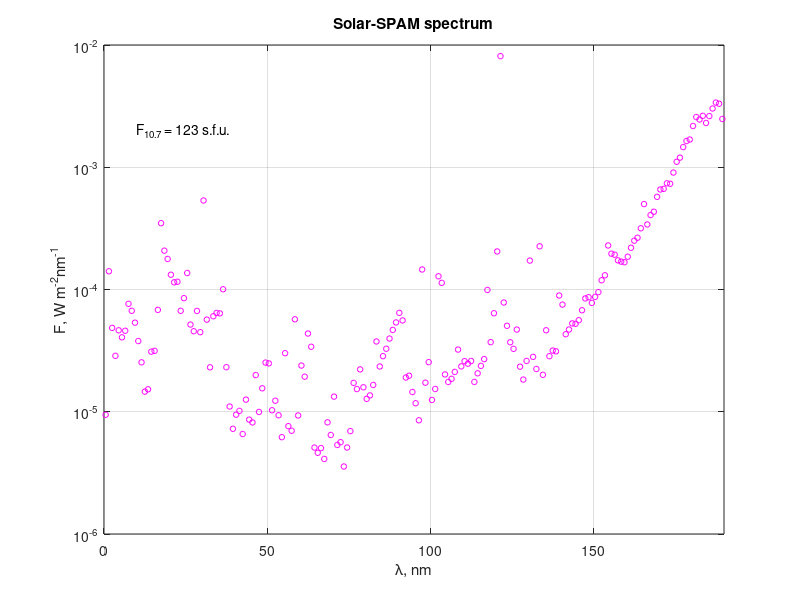

Source code (MATLAB):
clear all
% The Solar-SPAM model reconstructs the solar irradiance spectrum  F, W/(m^2*nm)  
% in the 0-190 nm wavelength range at the top of the Earth's atmosphere  
% depending on the solar radio emission flux F10.7.
%
% The Solar-SPAM model was developed by Vera Nikolaeva and Evgeny Gordeev
% and published in Geoscientific Model Development (GMD)
% [Nikolaeva and Gordeev, 2022].




%% ----- INPUT -----
F107 = 123 ;  % F10.7 index within valid limits of applicability: 65 < F10.7 < 200 s.f.u. 
% -------------------------------------------------------------------------



%% ----- Solar-SPAM -----
tab_SSPAM = load('tab_SolarSPAM.txt') ;
lambda = tab_SSPAM(:,1) ;  % wavelength
p1_SSPAM = tab_SSPAM(:,2) ;
p2_SSPAM = tab_SSPAM(:,3) ;
p3_SSPAM = tab_SSPAM(:,4) ;

% -- photon energy flux at the top of atmosphere --
Ftop = p1_SSPAM.*F107^2 + p2_SSPAM.*F107 + p3_SSPAM ; 
%--------------------------------------------------------------------------


%% ----- spectrum visualization ------
figure
stem(lambda, Ftop, 'om', 'markersize', 4) ;  hold on ; grid on ;
xlim([0 190]) ; ylim([1e-6 1e-2]) ;
set(gca,'yscal','log')
xlabel('\lambda, nm') ;
ylabel('F, W m^-^2nm^-^1') ;
title('Solar-SPAM spectrum') ;
text(10, 2e-3, ['F_1_0_._7 = ',num2str(F107),' s.f.u.']) ;
%--------------------------------------------------------------------------
 



